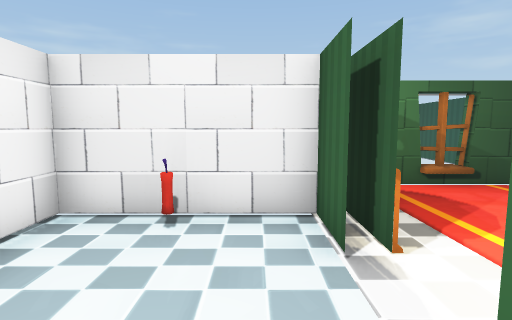
view 1 (above)

24 first-person views from a walk through a 3-D level made in the Unity game engine. The camera is 1.4 m above the floor, tilts 6° down and sees 80° across. The floor is counted in squares, 1 m on a side. Each view is taken from the middle of a square. On the plan, view 1 faces up. The plan holds only what a view shows up to about 14 squares ahead; the rest is blank. The place goes on beyond the plan. The player character is not drawn. Door leaves are left out, so doorways stand open. Some surface patterns are stand-ins.

view 2
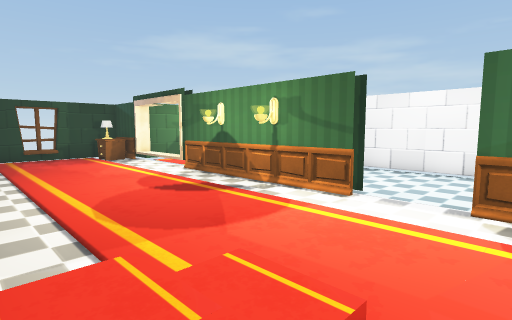

view 3
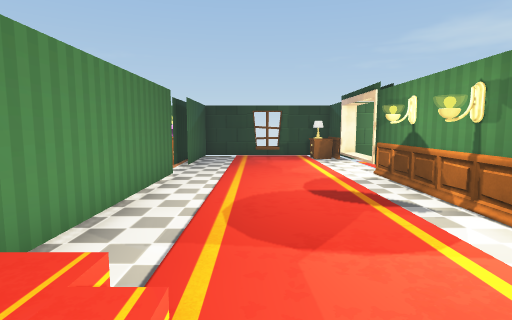

view 4
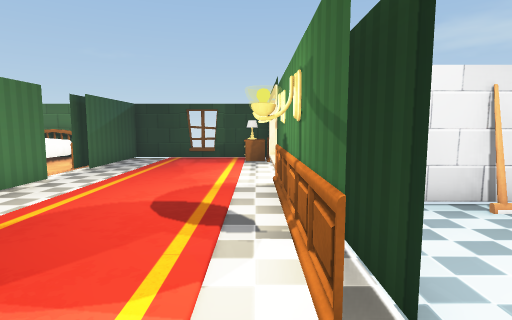

view 5
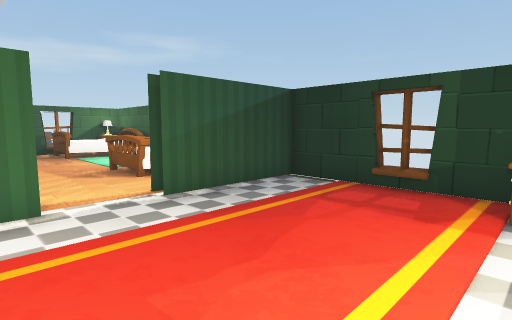

view 6
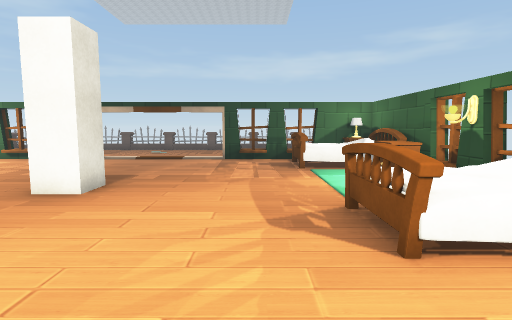

view 7
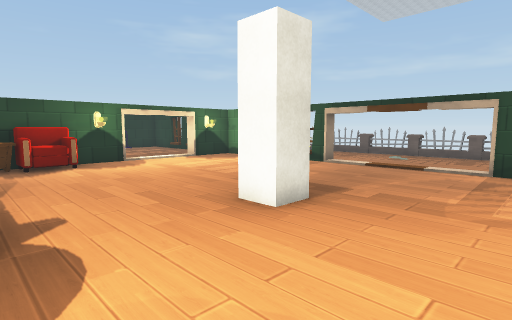

view 8
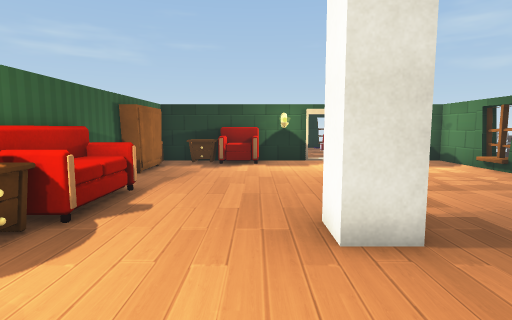

view 9
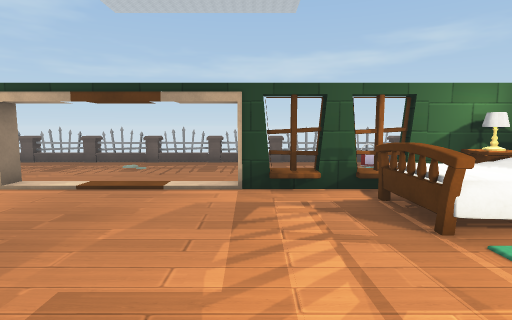

view 10
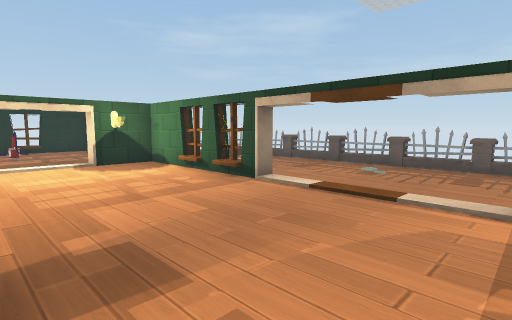

view 11
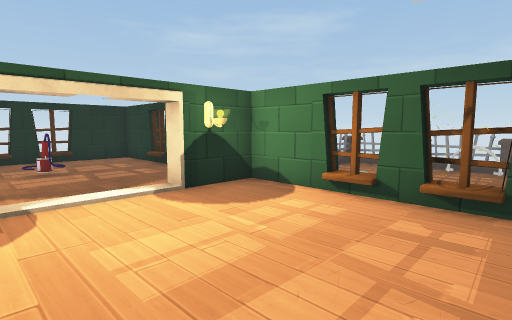

view 12
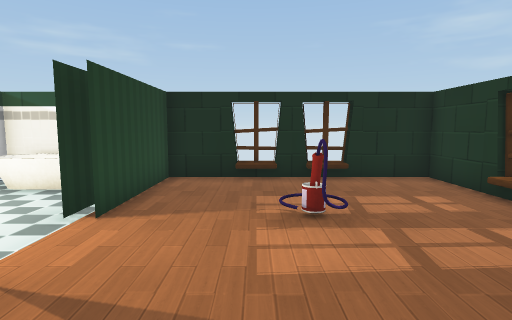

view 13
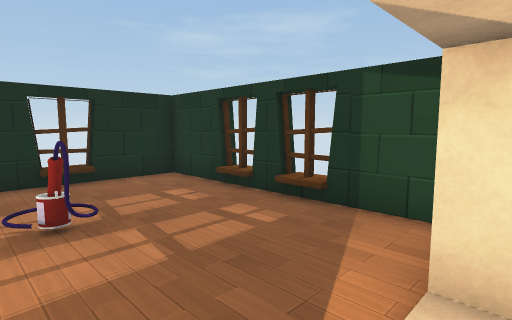

view 14
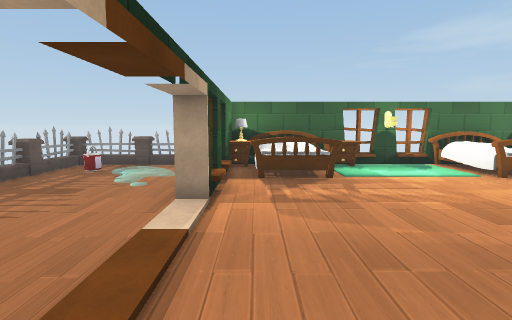

view 15
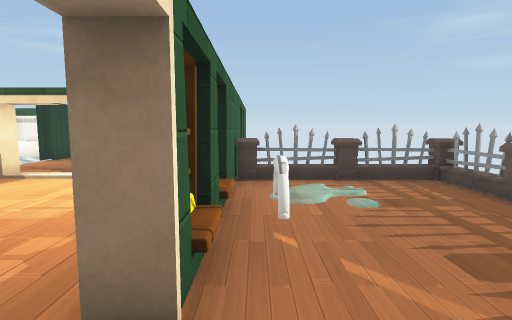

view 16
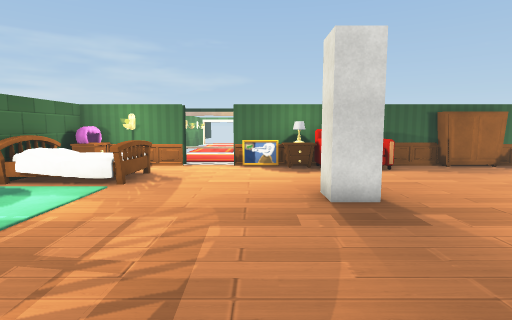

view 17
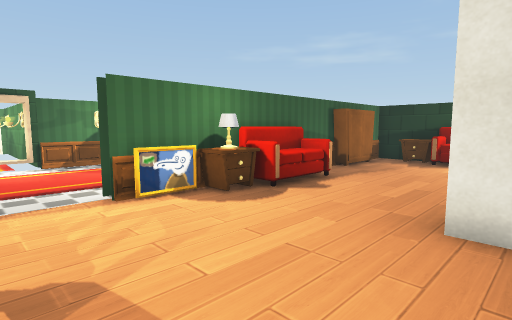

view 18
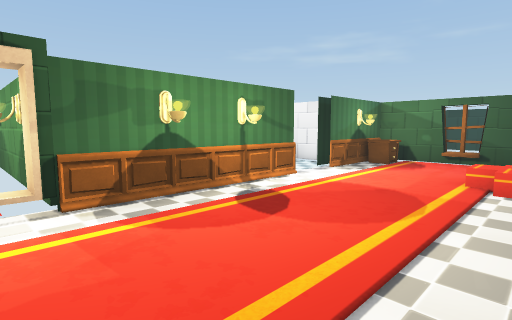

view 19
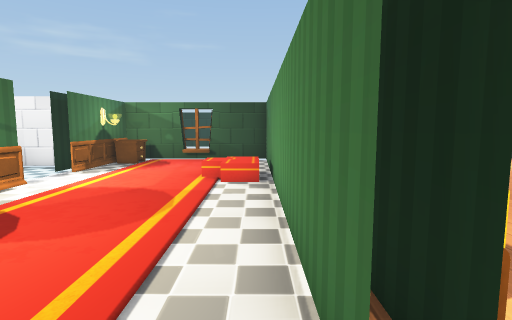

view 20
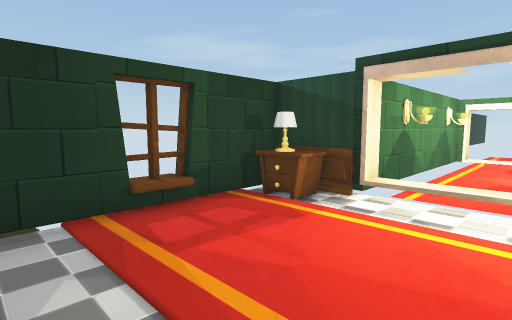

view 21
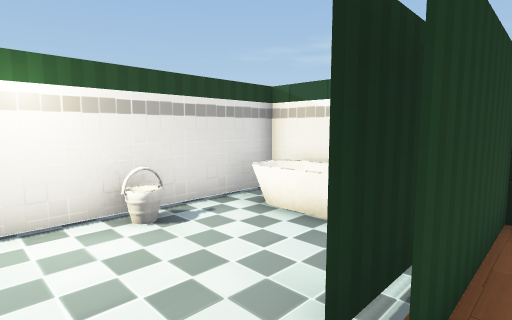

view 22
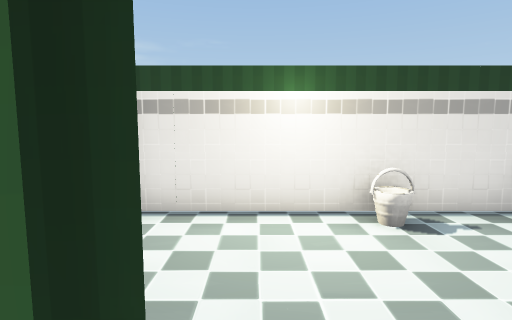

view 23
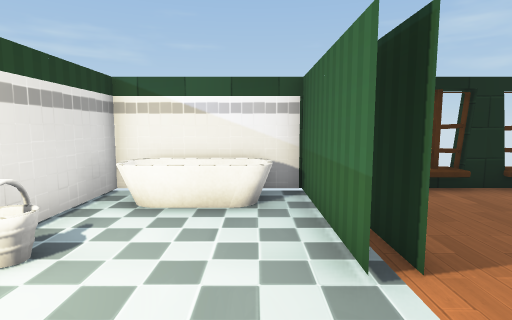

view 24
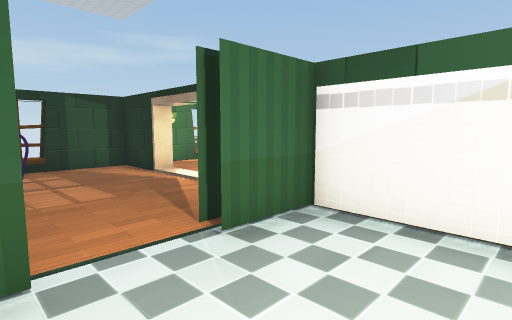

### Floor plan
Points are (right, up) in squares from view 1. A wall is a line through its corners. A room is listed if a view was taken in it or the views show most of it. See-through windows are left out.
Room 1 (view 1)
walls: (0.9, 3) (0.9, 4.6) (-3.1, 4.6) (-3.1, -0.9); (1.4, 3) (1.4, 4.9); (-2.6, -2.4) (-1, -2.4)
ways out: open door at (1, 2) to room 2
objects: other object (-1, 4)
Room 2 (views 2, 3, 4, 5, 6, 7, 8, 9, 10, 11, 12, 13, 14, 15, 16, 17, 18, 19, 20, 21, 22)
walls: (14, -1.4) (14, -2.5) (13, -2.5) (13, -1.5); (20.3, 1.5) (19.7, 1.5); (20.4, 2) (20.4, 0.8) (19.9, 0.8) (19.9, 7.1) (17.7, 7.1) (17.7, 7.6) (19.9, 7.6) (19.9, 15.6) (12.5, 15.6) (12.5, 11.5); (20.4, 3.6) (20.4, 2.7); (14.2, 7.8) (14.2, 7.1) (11.4, 7.1); (7.9, 3.2) (7.9, 0.4); (7.4, 0.4) (7.4, 3); (19.7, -5.3) (20.3, -5.3); (7.9, -2.5) (7.9, -4.9); (9.6, 7.1) (7.9, 7.1) (7.9, 5.6); (7.4, 5) (7.4, 6.2); (12, 9.6) (12, 9.1); (7.9, -5) (7.9, -4.5); (7.5, 7.1) (5.4, 7.1); (7.4, -5) (7.4, -2.4); (20.4, 10) (20.4, 4.6); (7.9, -6.8) (7.9, -10.9) (19.9, -10.9) (19.9, -4.6) (20.5, -4.6); (14.2, -11.1) (15.6, -11.1); (12.3, -10.9) (12.3, -11.5); (7.9, -9.1) (7.9, -6.9); (13.5, -11.5) (13.5, -10.9); (12, 13.4) (12, 11.5); (3.6, 7.1) (1.5, 7.1) (1.5, 3); (1.5, 1.2) (1.5, -5.2) (0.9, -5.2); (1.4, -0.8) (2, -0.8); (0.9, 1.1) (0.9, -0.6); (1.4, -2.8) (2, -2.8); (0.9, 4) (0.9, 3); (15.6, 15.5) (15.6, 16.1); (17.7, 15.5) (17.7, 16.1); (14.4, 16.1) (14.4, 15.6); (3.7, -11.1) (5.1, -11.1); (-1, -4.9) (-5.5, -4.9); (-1.1, -4.9) (-1.3, -5.4); (0.7, -8.6) (1.5, -8.6) (1.5, -10.9) (7.4, -10.9) (7.4, -6.9); (-1.3, -8.3) (-1.1, -8.8); (-5.5, -8.9) (0.9, -8.9)
low walls: (19.7, 1.5) (19.7, 2.8); (19.7, 3.5) (19.7, 4.8); (19.7, -6.5) (19.7, -5.3); (19.7, -7.7) (19.7, -7.3); (19.7, 10) (19.7, 11.3); (19.7, 12) (19.7, 13.3)
ways out: open door at (1, 2) to room 1; open door at (12, 10.5) to room 3; open door at (8, -6); gap at (4.5, -11); gap at (20, 11.5)
objects: carpet (1, -8) to (1, -6); lamp (2, -10); cabinet (2, -9); cabinet (2, 6); carpet (3, -7) to (6, -4); carpet (3, -3) to (6, -1); carpet (3, 0) to (6, 3); other object (6, 3); other object (7, 2); other object (7, 3); other object (8, -4); lamp (8, -2); sofa (8, -1) to (9, 1); wardrobe (8, 4); cabinet (9, -10); other object (9, -9); cabinet (9, -3) to (9, -2); cabinet (9, 6) to (10, 7); bed (10, -10) to (12, -8); armchair (11, 6) to (12, 7); carpet (14, -10); cabinet (15, -10) to (17, -10); other object (16, 11); bed (17, -10) to (19, -8); cabinet (19, -10); fence (21, -11) to (23, -11); bucket (21, 2) to (21, 3); fence (21, 7) to (23, 8); fence (23, 7) to (24, 8); fence (24, -11) to (25, -11); bucket (24, -9) to (25, -9); fence (26, -11) to (26, -9); fence (26, -8) to (26, -6); fence (26, -5) to (26, -3); fence (26, -2) to (26, -1); fence (26, 0) to (26, 2); fence (26, 3) to (26, 5); fence (26, 6) to (26, 8)
Room 3 (views 23, 24)
walls: (12, 11.5) (12, 15.6) (7.9, 15.6) (7.9, 12.4); (7.9, 11.4) (7.9, 8); (12.5, 11.5) (12.5, 13); (12.5, 9.1) (12.5, 9.6); (9.2, 7.6) (12, 7.6) (12, 9.6)
ways out: open door at (12, 10.5) to room 2
objects: other object (9, 14) to (11, 15)

Positions as (right, up) in squares from view 1, and headings:
1: (0, 0), facing up
2: (7, 4), facing down-left
3: (5, 4), facing down
4: (2, 3), facing down
5: (2, -4), facing down-right
6: (7, -6), facing right
7: (9, -6), facing up-right
8: (12, -6), facing up
9: (13, -5), facing right
10: (14, -5), facing up-right
11: (14, 1), facing up-right
12: (15, 7), facing up
13: (15, 7), facing up-right
14: (19, 1), facing down
15: (21, -1), facing up
16: (20, -4), facing left
17: (14, -7), facing up-left
18: (7, -6), facing up-left
19: (7, -6), facing up
20: (7, -6), facing down-left
21: (13, 10), facing up-left
22: (13, 10), facing left
23: (11, 9), facing up
24: (9, 12), facing down-right
